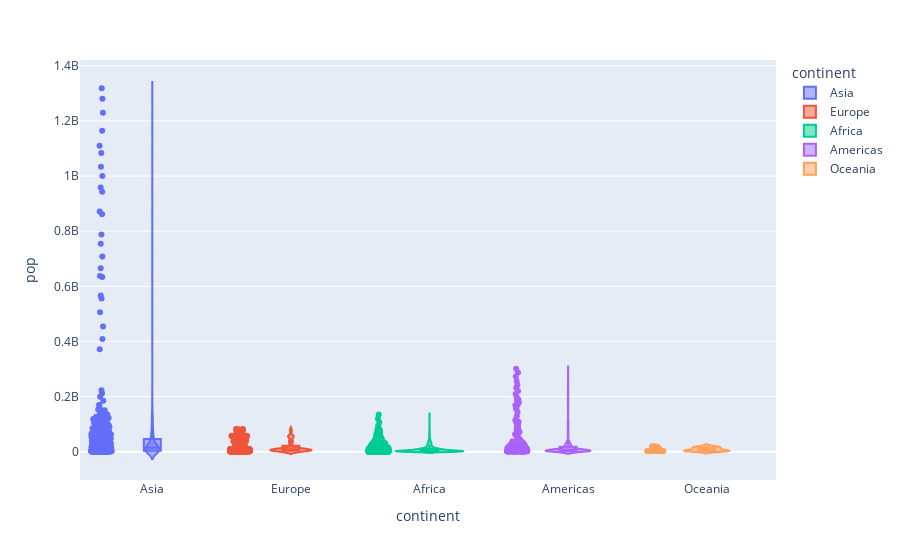

Write notebook code for a chart like this one.
### Code cell
import plotly.express as px
import pandas as pd
df = pd.read_csv("gpm.csv")
fig = px.violin(df, y="pop", x="continent", color="continent", box=True, points="all", hover_data=df.columns)
fig.show()

### Figure 1 — Plotly figure (JSON) as saved in the notebook; plotly's stock layout.template omitted (floating-point values rounded to 4 significant figures; data arrays with more than 128 entries replaced by an {"elided": "..."} marker saying what was removed)
{"data": [{"alignmentgroup": "True", "box": {"visible": true}, "customdata": {"elided": "396x7 mixed values"}, "hovertemplate": "continent=%{x}<br>pop=%{y}<br>Unnamed: 0=%{customdata[0]}<br>country=%{customdata[1]}<br>year=%{customdata[2]}<br>lifeExp=%{customdata[3]}<br>gdpPercap=%{customdata[4]}<br>iso_alpha=%{customdata[5]}<br>iso_num=%{customdata[6]}<extra></extra>", "legendgroup": "Asia", "marker": {"color": "#636efa"}, "name": "Asia", "offsetgroup": "Asia", "orientation": "v", "points": "all", "scalegroup": "True", "showlegend": true, "type": "violin", "x": {"elided": "396 str values"}, "x0": " ", "xaxis": "x", "y": {"elided": "396 int values"}, "y0": " ", "yaxis": "y"}, {"alignmentgroup": "True", "box": {"visible": true}, "customdata": {"elided": "360x7 mixed values"}, "hovertemplate": "continent=%{x}<br>pop=%{y}<br>Unnamed: 0=%{customdata[0]}<br>country=%{customdata[1]}<br>year=%{customdata[2]}<br>lifeExp=%{customdata[3]}<br>gdpPercap=%{customdata[4]}<br>iso_alpha=%{customdata[5]}<br>iso_num=%{customdata[6]}<extra></extra>", "legendgroup": "Europe", "marker": {"color": "#EF553B"}, "name": "Europe", "offsetgroup": "Europe", "orientation": "v", "points": "all", "scalegroup": "True", "showlegend": true, "type": "violin", "x": {"elided": "360 str values"}, "x0": " ", "xaxis": "x", "y": {"elided": "360 int values"}, "y0": " ", "yaxis": "y"}, {"alignmentgroup": "True", "box": {"visible": true}, "customdata": {"elided": "624x7 mixed values"}, "hovertemplate": "continent=%{x}<br>pop=%{y}<br>Unnamed: 0=%{customdata[0]}<br>country=%{customdata[1]}<br>year=%{customdata[2]}<br>lifeExp=%{customdata[3]}<br>gdpPercap=%{customdata[4]}<br>iso_alpha=%{customdata[5]}<br>iso_num=%{customdata[6]}<extra></extra>", "legendgroup": "Africa", "marker": {"color": "#00cc96"}, "name": "Africa", "offsetgroup": "Africa", "orientation": "v", "points": "all", "scalegroup": "True", "showlegend": true, "type": "violin", "x": {"elided": "624 str values"}, "x0": " ", "xaxis": "x", "y": {"elided": "624 int values"}, "y0": " ", "yaxis": "y"}, {"alignmentgroup": "True", "box": {"visible": true}, "customdata": {"elided": "300x7 mixed values"}, "hovertemplate": "continent=%{x}<br>pop=%{y}<br>Unnamed: 0=%{customdata[0]}<br>country=%{customdata[1]}<br>year=%{customdata[2]}<br>lifeExp=%{customdata[3]}<br>gdpPercap=%{customdata[4]}<br>iso_alpha=%{customdata[5]}<br>iso_num=%{customdata[6]}<extra></extra>", "legendgroup": "Americas", "marker": {"color": "#ab63fa"}, "name": "Americas", "offsetgroup": "Americas", "orientation": "v", "points": "all", "scalegroup": "True", "showlegend": true, "type": "violin", "x": {"elided": "300 str values"}, "x0": " ", "xaxis": "x", "y": {"elided": "300 int values"}, "y0": " ", "yaxis": "y"}, {"alignmentgroup": "True", "box": {"visible": true}, "customdata": {"elided": "24x7 mixed values"}, "hovertemplate": "continent=%{x}<br>pop=%{y}<br>Unnamed: 0=%{customdata[0]}<br>country=%{customdata[1]}<br>year=%{customdata[2]}<br>lifeExp=%{customdata[3]}<br>gdpPercap=%{customdata[4]}<br>iso_alpha=%{customdata[5]}<br>iso_num=%{customdata[6]}<extra></extra>", "legendgroup": "Oceania", "marker": {"color": "#FFA15A"}, "name": "Oceania", "offsetgroup": "Oceania", "orientation": "v", "points": "all", "scalegroup": "True", "showlegend": true, "type": "violin", "x": ["Oceania", "Oceania", "Oceania", "Oceania", "Oceania", "Oceania", "Oceania", "Oceania", "Oceania", "Oceania", "Oceania", "Oceania", "Oceania", "Oceania", "Oceania", "Oceania", "Oceania", "Oceania", "Oceania", "Oceania", "Oceania", "Oceania", "Oceania", "Oceania"], "x0": " ", "xaxis": "x", "y": [8691212, 9712569, 10794968, 11872264, 13177000, 14074100, 15184200, 16257249, 17481977, 18565243, 19546792, 20434176, 1994794, 2229407, 2488550, 2728150, 2929100, 3164900, 3210650, 3317166, 3437674, 3676187, 3908037, 4115771], "y0": " ", "yaxis": "y"}], "layout": {"legend": {"title": {"text": "continent"}, "tracegroupgap": 0}, "margin": {"t": 60}, "violinmode": "overlay", "xaxis": {"anchor": "y", "categoryarray": ["Asia", "Europe", "Africa", "Americas", "Oceania"], "categoryorder": "array", "domain": [0, 1], "title": {"text": "continent"}}, "yaxis": {"anchor": "x", "domain": [0, 1], "title": {"text": "pop"}}}}
